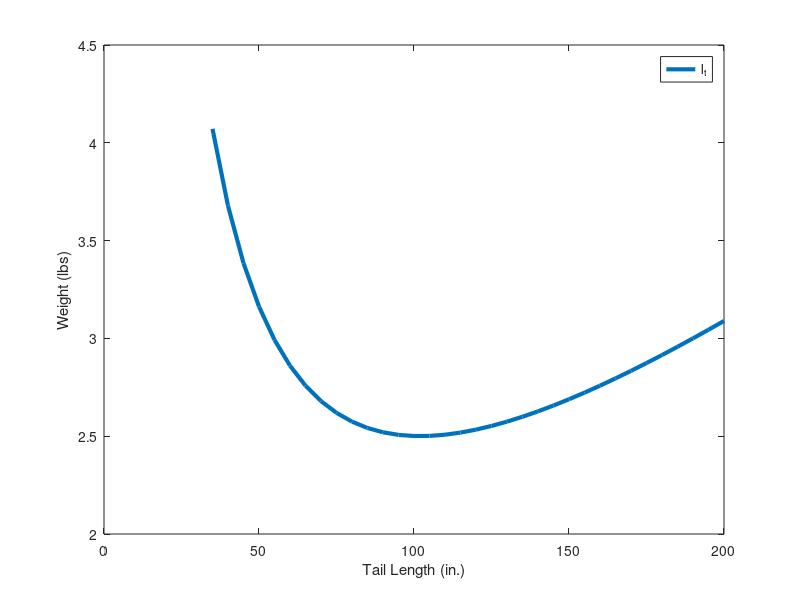
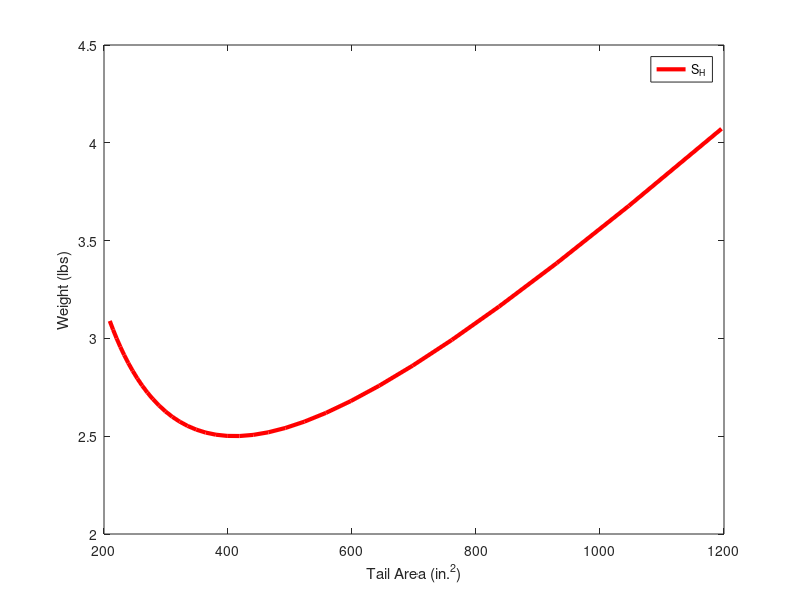

These charts were generated, in order, by the following MATLAB code: (Note: this script raises an error after producing the figures.)
%%%%%%%% Optimal Tail Length %%%%%%%%
%optimum_tail_length
%  Copyright (c) 2020 by Ryan D. Fisher.  
%  All rights reserved. 
%
% This code computes the optimal tail length based on minimized mass. Takes
% into account landing gear weight, tailboom length, and size of horizontal
% and vertical stabilizers.
%
% Please edit the "General" section and alter "lt_array" to change the
% range of lengths considered.
% 
% !!! UNITS !!!
% Units are in lbs, inches, and slugs.

clear;clc;close all;format compact;

%% -------------------------
%%%%%%%%%% General %%%%%%%%%%
% %AV1
% bbar=60;
% cbar=41.62; % inches
% Sw=2415; % inches^2
% xcg = 0.3*cbar;

%AV2
bbar=60; % inches
cbar=38; % inches
cmid=42; % inches
Sw=2203.2; % inches^2
xcg = 0.3*cbar;

% Foam tail


Vh=0.5;
Vv=0.08; %0.05
tailGearHeight=3; %in
ARt=3;
servoWireExtension = 0.0112/16; %lb/in
rhoboom = 0.0103+servoWireExtension; %lb/in % 0.7inch diameter boom
rhotail = 0.002431; %lb/in^2
rhoCarbonFiber=0.5; %lbs/in^3
weightOfGearinBay=1.73/12; %lbs
heightOfGearinBay=8; %inches
lbsPerInchFrontGear=weightOfGearinBay/heightOfGearinBay%0.72; % lbs/in
weightRearGear=3/16; % lbs

%%%%%%%%%%%%%%%%%%%%%%%%%%%%%%%%%%%%%%%%%%%%%%%%%%%%%%%%%
%% Compute Weights
lt_array=35:5:200;
i=0
for lt=lt_array
    i=i+1;
    Sv(i) = Vv*Sw*bbar/lt;
    Sh(i) = Vh*cbar*Sw/lt;
    bh=sqrt(3*Sh(i));
    ch=bh/ARt;
    langingGearHeight=(lt*tand(4)-2);
    lg(i)=(lt+cbar/4)*sind(4)+3; % length front landing gear
    weightFrontGear(i)=(lg(i))*lbsPerInchFrontGear; 
    totalGearWeight(i)=weightRearGear+weightFrontGear(i); % Assume lt is same distance between gear
    boomWeight=rhoboom*(lt-(2*11.5)); % -11.5 to assume we are attaching at 50% chord
    tailWeight = (Sh(i)+Sv(i))*rhotail; 
    totalWeight(i)=boomWeight + tailWeight + totalGearWeight(i);
    cglocation(i)=boomWeight*(lt)/2 + (Sh(i)+Sv(i))*rhotail*(lt+ch/2);
end

%% Find Minimum Weights (Prints specs. at given tail lengths)
[minWeight,I] = min(totalWeight);
bh=sqrt(ARt*Sh(I));
ch=bh/ARt;
cv=(2/3)*ch;
bv=Sv(I)/cv;
le2le=.25*cbar+lt_array(I)-0.25*ch;

fprintf('---------- Optimized Weight ----------\n')
fprintf('Minimum weight: %0.2f\n',minWeight)
fprintf('Tail Length: %0.2f\n',lt_array(I))
fprintf('Front Landing Gear Height: %0.2f\n',lg(I))
fprintf('Front Landing Gear Weight: %0.2f\n',totalGearWeight(I))
fprintf('--- Horizontal ---\n')
fprintf('Tail Area: %0.2f\n',Sh(I))
fprintf('AR=%0.1f b is: %0.2f\n',ARt,bh)
fprintf('AR=%0.1f c is: %0.2f\n',ARt,ch)
fprintf('--- Vertical ---\n')
fprintf('Tail Area: %0.2f\n',Sv(I))
fprintf('b is: %0.2f\n',bv)
fprintf('c is: %0.2f\n',cv)
fprintf('LE to LE is: %0.2f\n',le2le)
fprintf('TE to LE is: %0.2f\n',le2le-cbar)
fprintf('------------------------------\n\n')

for tailLength = [65 70 90 100 105 110 115]
    ARv=1.3;
    I = find(lt_array==tailLength);
    bh=sqrt(ARt*Sh(I));
    ch=bh/ARt;
%     cv=(2/3)*ch;
%     bv=Sv(I)/cv;
    bv = sqrt(ARv*Sv(I));
    cv = Sv(I)/bv;
    le2le=.25*cmid+lt_array(I)-0.25*ch;

    fprintf('---------- Weight @ %0.0fin ----------\n',lt_array(I))
    fprintf('Weight: %0.2f\n',totalWeight(I))
    fprintf('Tail Length: %0.2f\n',lt_array(I))
    fprintf('Horizontal Weight: %0.2f\n',Sh(I)*rhotail)
    fprintf('Vertical Weight: %0.2f\n',Sv(I)*rhotail)
    fprintf('Front Landing Gear Height: %0.2f\n',lg(I))
    fprintf('Front Landing Gear Weight: %0.2f\n',totalGearWeight(I))
    fprintf('--- Horizontal ---\n')
    fprintf('Tail Area: %0.2f\n',Sh(I))
    fprintf('AR=%0.1f b is: %0.2f\n',ARt,bh)
    fprintf('AR=%0.1f c is: %0.2f\n',ARt,ch)
    fprintf('--- Vertical ---\n')
    fprintf('Tail Area: %0.2f\n',Sv(I))
    fprintf('b is: %0.2f\n',bv)
    fprintf('c is: %0.2f\n',cv)
    fprintf('LE to LE is: %0.2f\n',le2le)
    fprintf('TE to LE is: %0.2f\n',le2le-cmid)
    fprintf('------------------------------\n\n')
end

%% Plots
figure(1)
plot(lt_array,totalWeight,'LineWidth',3,'DisplayName','l_t')
xlabel('Tail Length (in.)');ylabel('Weight (lbs)');
legend()

figure(2)
plot(Sh,totalWeight,'r-','LineWidth',3,'DisplayName','S_H')
xlabel('Tail Area (in.^2)');ylabel('Weight (lbs)');
legend()


% lopt = 1.1*sqrt(4*cbar*Sw*Vh/(pi*.7))

%%%%%%%%%%%%%%%%%%%%%%%%%%%%%%%%%%%%%%%%%%%%%%%%%%%%%%%%%
%% Compute with Drag
% diameter_gear=2*1; %in
% lt_array=35:5:2000;
% i=0;
% for lt=lt_array
%     i=i+1;
%     SwetBoom=.5*pi*0.7*lt;
% %     SwetGear=.5*pi*diameter_gear*(lt*tand(4)); %
%     SwetGear=2;
%     Sweth=2*cbar*Sw*Vh/lt;
%     Swetv= 2*Vv*Sw*bbar/lt;
%     SwetTotal(i) = SwetGear+Sweth+Swetv+SwetBoom;
%     Sh(i) = Vh*cbar*Sw/lt;
%     %totalGearWeight(i)=weightRearGear+(lt*tand(4))*lbsPerInchFrontGear % Assume lt is same distance between gear
% %     totalWeight(i)=rhoboom*lt + Sh(i)*rhotail %+ totalGearWeight(i)
% end
% 
% [minSwet,I] = min(SwetTotal);
% fprintf('---------- Wetted Area ----------\n')
% fprintf('Minimum Swet: %0.2f\n',minSwet)
% fprintf('Tail Length: %0.2f\n',lt_array(I))
% fprintf('Tail Area: %0.2f\n',Sh(I))
% fprintf('AR=3 b is: %0.2f\n',sqrt(3*Sh(I)))
%%
% figure(3)
% plot(lt_array,SwetTotal,'LineWidth',3,'DisplayName','Swet')
% xlabel('Tail Length (in.)');ylabel('S_{wet} (in^2)');
% legend()
%%
figure(4)
yyaxis left
plot(lt_array,cglocation,'b-','LineWidth',4,'DisplayName','Moment')
xlabel('Tail Length (in)');ylabel('Moment (lbs-in)');
legend()

yyaxis right
plot(lt_array,totalWeight,'r-','LineWidth',4,'DisplayName','Weight')
xlabel('Tail Length (in)');ylabel('Weight (lbs)');
legend()

